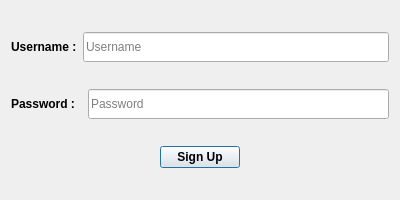
<?xml version="1.0" encoding="UTF-8"?>
<ui version="4.0">
 <class>A_Signup</class>
 <widget class="QDialog" name="A_Signup">
  <property name="geometry">
   <rect>
    <x>0</x>
    <y>0</y>
    <width>400</width>
    <height>200</height>
   </rect>
  </property>
  <property name="minimumSize">
   <size>
    <width>400</width>
    <height>200</height>
   </size>
  </property>
  <property name="windowTitle">
   <string>Sign Up</string>
  </property>
  <layout class="QVBoxLayout" name="verticalLayout">
   <item>
    <layout class="QHBoxLayout" name="horizontalLayout">
     <item>
      <widget class="QLabel" name="lblusername">
       <property name="sizePolicy">
        <sizepolicy hsizetype="Fixed" vsizetype="Fixed">
         <horstretch>0</horstretch>
         <verstretch>0</verstretch>
        </sizepolicy>
       </property>
       <property name="font">
        <font>
         <bold>true</bold>
        </font>
       </property>
       <property name="text">
        <string>Username :</string>
       </property>
      </widget>
     </item>
     <item>
      <widget class="QLineEdit" name="txtusername">
       <property name="sizePolicy">
        <sizepolicy hsizetype="Preferred" vsizetype="Preferred">
         <horstretch>0</horstretch>
         <verstretch>0</verstretch>
        </sizepolicy>
       </property>
       <property name="maximumSize">
        <size>
         <width>16777215</width>
         <height>30</height>
        </size>
       </property>
       <property name="placeholderText">
        <string>Username</string>
       </property>
      </widget>
     </item>
    </layout>
   </item>
   <item>
    <layout class="QHBoxLayout" name="horizontalLayout_2">
     <item>
      <widget class="QLabel" name="lblpassword">
       <property name="sizePolicy">
        <sizepolicy hsizetype="Fixed" vsizetype="Fixed">
         <horstretch>0</horstretch>
         <verstretch>0</verstretch>
        </sizepolicy>
       </property>
       <property name="font">
        <font>
         <bold>true</bold>
        </font>
       </property>
       <property name="text">
        <string>Password :  </string>
       </property>
      </widget>
     </item>
     <item>
      <widget class="QLineEdit" name="txtpassword">
       <property name="sizePolicy">
        <sizepolicy hsizetype="Preferred" vsizetype="Preferred">
         <horstretch>0</horstretch>
         <verstretch>0</verstretch>
        </sizepolicy>
       </property>
       <property name="maximumSize">
        <size>
         <width>16777215</width>
         <height>30</height>
        </size>
       </property>
       <property name="echoMode">
        <enum>QLineEdit::Password</enum>
       </property>
       <property name="placeholderText">
        <string>Password</string>
       </property>
      </widget>
     </item>
    </layout>
   </item>
   <item>
    <layout class="QHBoxLayout" name="horizontalLayout_3">
     <item>
      <spacer name="horizontalSpacer">
       <property name="orientation">
        <enum>Qt::Horizontal</enum>
       </property>
       <property name="sizeHint" stdset="0">
        <size>
         <width>40</width>
         <height>20</height>
        </size>
       </property>
      </spacer>
     </item>
     <item>
      <widget class="QPushButton" name="btnsignup">
       <property name="font">
        <font>
         <bold>true</bold>
        </font>
       </property>
       <property name="text">
        <string>Sign Up</string>
       </property>
      </widget>
     </item>
     <item>
      <spacer name="horizontalSpacer_2">
       <property name="orientation">
        <enum>Qt::Horizontal</enum>
       </property>
       <property name="sizeHint" stdset="0">
        <size>
         <width>40</width>
         <height>20</height>
        </size>
       </property>
      </spacer>
     </item>
    </layout>
   </item>
  </layout>
 </widget>
 <resources/>
 <connections/>
</ui>
